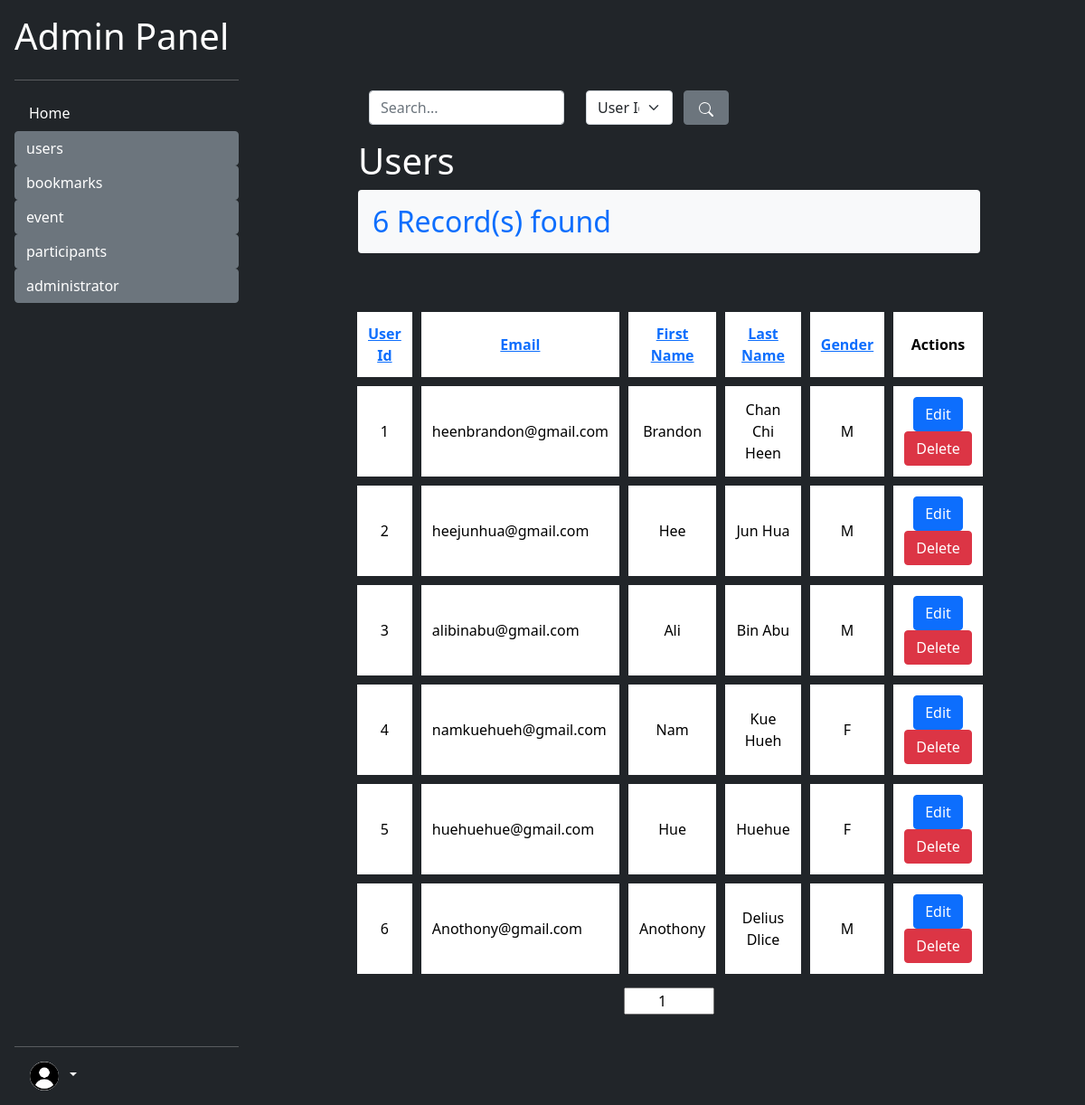
The app's page /admin/users/list_user.php (signed in) with its own data.
### tables this page shows
CREATE TABLE `user` (
  `user_id` int(30) NOT NULL,
  `email` varchar(100) NOT NULL,
  `first_name` varchar(30) NOT NULL,
  `last_name` varchar(30) NOT NULL,
  `password` varchar(30) NOT NULL,
  `gender` varchar(1) NOT NULL
);

### utility/utility.php (called while the page is built, shortened)
<?php
class Database
{
    public $con;
    function __construct()
    {
        $this->con = mysqli_connect(self::DB_HOST, self::DB_USER, self::DB_PASSWORD, self::DB_NAME);
    }
    function select($columnArray, $whereStatements, $table = 'user')
    {
        $queryStatement = "SELECT " . array_shift($columnArray);
        foreach ($columnArray as $col) {
            $queryStatement .= ", $col";
        }
        if ($whereStatements == "") {
            $queryStatement .= " FROM $table";
        } else {
            $queryStatement .= " FROM $table WHERE $whereStatements;";
        }
        $this->queryResult = mysqli_query($this->con, $queryStatement);
        return mysqli_fetch_all($this->queryResult);
    }
}

### admin/users/list_user.php (the view, shortened to what this page needs)
<?php
require_once dirname(__FILE__) . "/../../env_variables.php";
include "$docRoot/utility/utility.php";
$searchSuccess = false;
$colArray = array(
    "user_id" => "User Id",
    "email" => "Email",
    "first_name" => "First Name",
    "last_name" => "Last Name",
    "gender" => "Gender"
);
$sortCol = "user_id";
$sort = "ASC";
$db =   new Database();
$pageNo = 1;
if (!$searchSuccess) {
    $whereStatement = "TRUE ORDER BY $sortCol $sort";
    $result = $db->select(array("user_id", "email", "first_name", "last_name", "gender"), $whereStatement, "user");
    $resultArr = $result;
}
$pageCount = ceil(count($resultArr) / 10);
?>
<!DOCTYPE html>
<html lang="en">
<head>
    <link href="https://cdn.jsdelivr.net/npm/bootstrap@5.0.2/dist/css/bootstrap.min.css" rel="stylesheet">
    <link href="../index.css" type="text/css" rel="stylesheet">
</head>
<body class="bg-dark">
    <?php
    include_once "../sidebar.php";
    ?>
    <section class="text-white">
        <form class="mb-0 mx-3 row container mb-3" action="" method="GET">
            <div class="col-md-4">
                <input name="search" type="text" class="form-control" value="<?php if (isset($searchTerm)) echo $searchTerm ?>" placeholder="Search...">
            </div>
            <div class="col-md-2">
                <select name="col_search" id="" class="form-select">
                    <?php
                    foreach ($colArray as $col => $headerName) {
                        if ($searchCol == $col) {
                            echo "<option value='$col' selected>$headerName</option>";
                        } else {
                            echo "<option value='$col' >$headerName</option>";
                        }
                    }
                    ?>
                </select>
            </div>
            <button type="submit" class="btn btn-secondary" style="width: 50px;">
            </button>
        </form>
        <h1 class="mx-3">Users</h1>
        <?php
        if (count($resultArr) > 0) {
            $resultCount = count($resultArr);
            echo "<h2 class='text-primary bg-light rounded-2 p-3 mx-3'>$resultCount Record(s) found</h2>";
        } else {
            echo "<h2 class='text-secondary bg-light rounded-2 p-3 mx-3'>No Record found</h2>";
        }
        ?>
        <table class="event-list">
            <tr class="text-center">
                <?php
                $searchParams = "";
                foreach ($colArray as $col => $headerName) {
                    $tempSort = "ASC";
                    if ($sortCol == $col) {
                        $tempSort = $sort;
                    }
                    echo <<<HTML
                    <th style="width:10%;">
                        <a href="{$_SERVER['PHP_SELF']}?pageNo=$pageNo&col=$col&sort=$tempSort$searchParams">
                        $headerName
                        </a>
                    </th>
HTML;
                }
                ?>
                <th style="width:15%;">Actions</th>
            </tr>
            <?php
            $startIndex = ($pageNo - 1) * 10;
            for ($i = $startIndex; $i < $startIndex + 10 && $i < count($resultArr); $i++) {
                echo <<<HTML
                    <tr class="text-center">
                        <td>{$resultArr[$i][0]}</td>
                        <td  style="text-align:left;">{$resultArr[$i][1]}</td>
                        <td>{$resultArr[$i][2]}</td>
                        <td>{$resultArr[$i][3]}</td>
                        <td>{$resultArr[$i][4]}</td>
                        <td>
                            <button onclick="toRedirect({$resultArr[$i][0]}, 'edit_user.php')" class="btn btn-primary">Edit</button>
                            <button class="btn btn-danger" onclick="enableModal([{$resultArr[$i][0]}, '{$resultArr[$i][1]}', '{$resultArr[$i][2]}', '{$resultArr[$i][3]}', '{$resultArr[$i][4]}']);">Delete</button>
                        </td>
                    </tr>
HTML;
            }
            ?>
        </table>
        <?php
        echo '<div class="d-flex flex-row justify-content-center px-auto container">';
        ?>
        <?php
        echo <<<HTML
        <form action="{$_SERVER['PHP_SELF']}" method="GET">
            <input name="pageNo" value="$pageNo" id="pageNoInput" type="number" placeholder="1 ... {$pageCount}" min="1" max="{$pageCount}">
        </form>
HTML;
        ?>
        <?php
        echo '</div>';
        ?>
    </section>
</body>
</html>

### admin/index.css (style rules this page uses)
html, body { height: 100%; }
section { width: calc(100% - 280px); float: right; padding: 100px; }
.event-list { margin-top: 50px; width: 100%; border-spacing: 10px; padding: 5px; border-collapse: separate; }
.event-list th, .event-list td { padding: 12px; color: black; background-color: white; }
.container { padding: 0px; }
#pageNoInput { width: 100px; text-align: center; }

### records on screen
user: user_id "1", email "heenbrandon@gmail.com", first_name "Brandon", last_name "Chan Chi Heen", gender "M"
user: user_id "2", email "heejunhua@gmail.com", first_name "Hee", last_name "Jun Hua", gender "M"
user: user_id "3", email "alibinabu@gmail.com", first_name "Ali", last_name "Bin Abu", gender "M"
user: user_id "4", email "namkuehueh@gmail.com", first_name "Nam", last_name "Kue Hueh", gender "F"
user: user_id "5", email "huehuehue@gmail.com", first_name "Hue", last_name "Huehue", gender "F"
user: user_id "6", email "Anothony@gmail.com", first_name "Anothony", last_name "Delius Dlice", gender "M"

### other values on screen
$dirOrFiles "Home"
$dir "users"
$dir "bookmarks"
$dir "event"
$dir "participants"
$dir "administrator"
$resultCount "6"
$headerName "User Id"
$headerName "Email"
$headerName "First Name"
$headerName "Last Name"
$headerName "Gender"
form field col_search "User Id"
